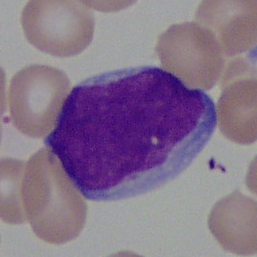
%> input picture Databases/ALL-IDB 2/Im018_1.tif, 257 x 257 px
$ octave --eval "result = Amin_WBC(imread('Databases/ALL-IDB 2/Im018_1.tif'));"   (GNU Octave 9; MATLAB toolbox functions it lacks are replaced by stand-ins)
%> lines starting %> are read from the running program, lines starting %| are printed output that depends on the picture; in (x1, y1, x2, y2) boxes, pixels count from 0 and x2, y2 are one past the last pixel; in counts of white or black regions, pixels touching at a corner belong together; the program's own positions count from 1
function [ PP ] = Amin_WBC( Im )
% Im = imread('Im018_1.tif');
R = Im(:,:,1);
%% Pre-processing
HSV = rgb2hsv(Im);
%> HSV: size 257x257x3 double; mean H, S, V 0.65, 0.232, 0.569
H = HSV(:,:,1);
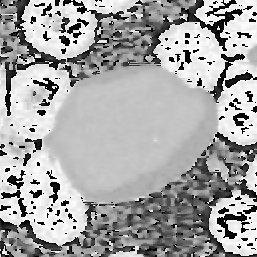
%> H: size 257x257 double; min 0, max 0.994, mean 0.65
S = HSV(:,:,2);
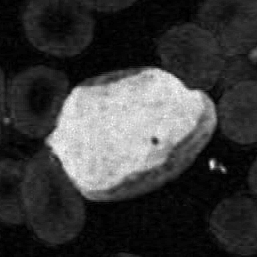
%> S: size 257x257 double; min 0, max 1, mean 0.232
V = HSV(:,:,3);
V_equalize = histeq(V);
HSV1 = cat(3,H,S,V_equalize);
%> HSV1: size 257x257x3 double; mean H, S, V 0.65, 0.232, 0.504
%imshow(Im);
RGB = hsv2rgb(HSV1);
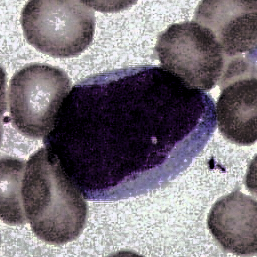
%> RGB: size 257x257x3 double; mean R, G, B 0.485, 0.457, 0.486
%imshow(RGB);
%% Nucleus Segmentation
HSV_NS = rgb2hsv(RGB);
%> HSV_NS: size 257x257x3 double; mean H, S, V 0.636, 0.217, 0.504
ab = double(HSV_NS(:,:,1:2));
nrows = (size(ab,1));
%> nrows = 257
ncols = (size(ab,2));
%> ncols = 257
ab = reshape(ab, nrows*ncols,2);
nGrupos = 4;
   %% K-means
[idx, center] = kmeans(ab, nGrupos, 'distance', 'sqEuclidean',...
    'Replicates',4);
%> center = [0.9 0.147; 0.76 0.755; 0.104 0.0558; 0.561 0.039]
pixel_labels = reshape(idx, nrows, ncols);
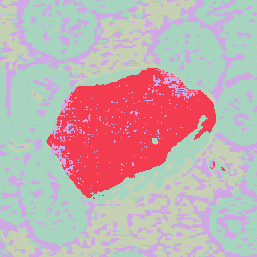
%> pixel_labels: size 257x257 double; 4 distinct labels, from 1 to 4; one colour per label, 0 black
%% Calculo vermelho
i = 1;
soma2 = [1 2 3 4];
for j = 1:nGrupos
      soma(2,j) =  sum(R(pixel_labels == j));
      suma(j) = sum(pixel_labels(pixel_labels == j));
end
%> after the loop, soma = [0 0 0 0; 3752185 993138 2112090 2006838]; suma = [26878 24084 42996 51188]
soma(1,:) = soma2;
soma(3,:) = suma;
[x, y] = size(soma);
%> x = 3; y = 4
for i = 1:x
    for j = 1:y
%         if (soma(i,j) == minimo)
            valor = soma(2,j);
            media(2,j) = valor/soma(3,j);
%         end
    end
end
%> this loop made 3 passes
%> after the loop, media = [0 0 0 0; 139.6 41.24 49.12 39.21]
media(1,:) = soma2;
minimo = min(media(2,:));
%> minimo = 39.21
[a,b] = size(media);
%> a = 2; b = 4
for i = 1:a
    for j = 1:b
        if (media(i,j) == minimo)
            val = media(1,j);
        end
    end
end
%> this loop made 2 passes
%> after the loop, val = 4

%% Pegando o nucleo
[t,r] = size(pixel_labels);
%> t = 257; r = 257
for i = 1:t
    for j = 1:r
       if(pixel_labels(i,j) == val)
        Final(i,j) = 0;
       else
        Final(i,j) = 1;
       end
    end
end
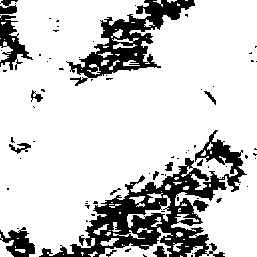
%> Final: size 257x257 double; values 0 (black) and 1 (white), 80.6% white; 76 black regions (62 under 20 px), largest, box (x1, y1, x2, y2) and area: (39, 130, 247, 257) 7254, (66, 0, 195, 86) 3337, (0, 15, 33, 70) 742


mean_cluster_value = mean(center,2);
%> mean_cluster_value = [0.523; 0.758; 0.0797; 0.3]
[tmp, idx] = sort(mean_cluster_value);
%> tmp = [0.0797; 0.3; 0.523; 0.758]; idx = [3; 4; 1; 2]
nuclei_cluster = idx(3);
%> nuclei_cluster = 1

[u,v] = size(V);
%> u = 257; v = 257
for i = 1:u
    for j = 1:v
           if pixel_labels(i,j) == nuclei_cluster
              A(i,j) = 1;
           else
              A(i,j) = 0;
           end
    end
end
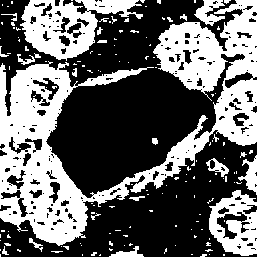
%> A: size 257x257 double; values 0 (black) and 1 (white), 40.7% white; 148 white regions (126 under 20 px), largest, box (x1, y1, x2, y2) and area: (0, 0, 257, 246) 19185, (20, 0, 143, 61) 3533, (209, 190, 257, 256) 1877
%figure, imshow(A);
%% Pos-processamento
A = imcomplement(A);
se = strel('disk',7);
PP = imopen(A, se);
%> PP: size 257x257 double; values 0 (black) and 1 (white), 39.4% white; 8 white regions, largest, box (x1, y1, x2, y2) and area: (48, 68, 214, 194) 12876, (61, 162, 233, 257) 7646, (81, 0, 196, 74) 3400
PP = imclose(PP, se);
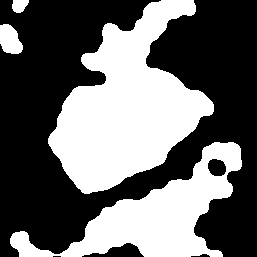
%> PP: size 257x257 double; values 0 (black) and 1 (white), 41.1% white; 4 white regions, box (x1, y1, x2, y2) and area: (48, 0, 214, 194) 16905, (10, 142, 242, 257) 9529, (0, 24, 23, 54) 516, (12, 0, 29, 13) 170
%figure, imshow(PP);

end

$ run again, on Databases/ALL-IDB 2/Im001_1.tif
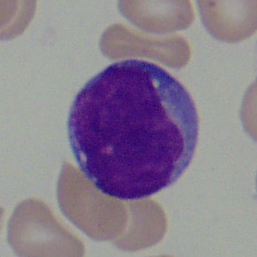
%> input picture Databases/ALL-IDB 2/Im001_1.tif, 257 x 257 px
%> HSV: size 257x257x3 double; mean H, S, V 0.469, 0.203, 0.59
%> HSV1: size 257x257x3 double; mean H, S, V 0.469, 0.203, 0.509
%> HSV_NS: size 257x257x3 double; mean H, S, V 0.452, 0.184, 0.509
%> center = [0.367 0.0296; 0.91 0.0922; 0.754 0.833; 0.115 0.0798]
%> pixel_labels: size 257x257 double; 4 distinct labels, from 1 to 4
%> after the loop in Amin_WBC, `for j = 1:nGrupos`: soma = [0 0 0 0; 3076971 1946352 792578 3374594]; suma = [19130 28288 31620 88940]
%> x = 3; y = 4
%> the loop in Amin_WBC, `for i = 1:x` made 3 passes
%> after the loop in Amin_WBC, `for i = 1:x`: media = [0 0 0 0; 160.8 68.8 25.07 37.94]
%> minimo = 25.07
%> a = 2; b = 4
%> the loop in Amin_WBC, `for i = 1:a` made 2 passes
%> after the loop in Amin_WBC, `for i = 1:a`: val = 3
%> after the loop in Amin_WBC, `for i = 1:t`:
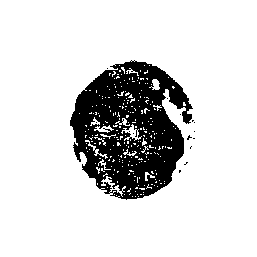
%> Final: size 257x257 double; values 0 (black) and 1 (white), 84% white; 15 black regions (14 under 20 px), largest, box (x1, y1, x2, y2) and area: (70, 60, 193, 200) 10503
%> mean_cluster_value = [0.198; 0.501; 0.794; 0.0976]
%> tmp = [0.0976; 0.198; 0.501; 0.794]; idx = [4; 1; 2; 3]
%> nuclei_cluster = 2
%> in Amin_WBC, `PP = imclose(PP, se);`:
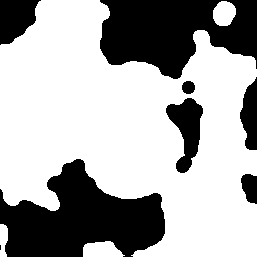
%> PP: size 257x257 double; values 0 (black) and 1 (white), 66.1% white; 8 black regions (1 under 20 px), largest, box (x1, y1, x2, y2) and area: (0, 159, 165, 257) 9692, (100, 0, 257, 79) 8510, (166, 98, 203, 173) 1474

$ run again, on Databases/ALL-IDB 2/Im004_1.tif
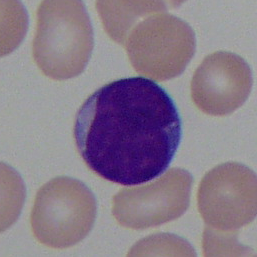
%> input picture Databases/ALL-IDB 2/Im004_1.tif, 257 x 257 px
%> HSV: size 257x257x3 double; mean H, S, V 0.639, 0.183, 0.57
%> HSV1: size 257x257x3 double; mean H, S, V 0.639, 0.183, 0.507
%> HSV_NS: size 257x257x3 double; mean H, S, V 0.623, 0.163, 0.507
%> center = [0.575 0.0389; 0.11 0.0553; 0.742 0.835; 0.906 0.141]
%> pixel_labels: size 257x257 double; 4 distinct labels, from 1 to 4
%> after the loop in Amin_WBC, `for j = 1:nGrupos`: soma = [0 0 0 0; 2596337 2210186 395723 3863208]; suma = [16734 30474 19425 110412]
%> x = 3; y = 4
%> the loop in Amin_WBC, `for i = 1:x` made 3 passes
%> after the loop in Amin_WBC, `for i = 1:x`: media = [0 0 0 0; 155.2 72.53 20.37 34.99]
%> minimo = 20.37
%> a = 2; b = 4
%> the loop in Amin_WBC, `for i = 1:a` made 2 passes
%> after the loop in Amin_WBC, `for i = 1:a`: val = 3
%> after the loop in Amin_WBC, `for i = 1:t`:
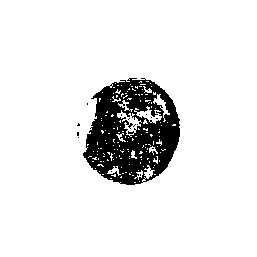
%> Final: size 257x257 double; values 0 (black) and 1 (white), 90.2% white; 17 black regions (16 under 20 px), largest, box (x1, y1, x2, y2) and area: (83, 78, 180, 185) 6439
%> mean_cluster_value = [0.307; 0.0828; 0.788; 0.524]
%> tmp = [0.0828; 0.307; 0.524; 0.788]; idx = [2; 1; 4; 3]
%> nuclei_cluster = 4
%> in Amin_WBC, `PP = imclose(PP, se);`:
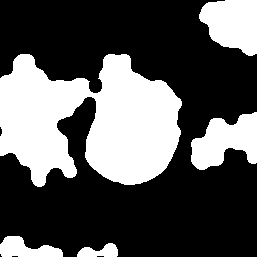
%> PP: size 257x257 double; values 0 (black) and 1 (white), 34% white; 5 white regions, box (x1, y1, x2, y2) and area: (0, 54, 182, 187) 16379, (199, 0, 257, 56) 2455, (191, 112, 257, 170) 2444, (0, 236, 63, 257) 832, (77, 243, 118, 257) 375

$ run again, on Databases/ALL-IDB 2/Im010_1.tif
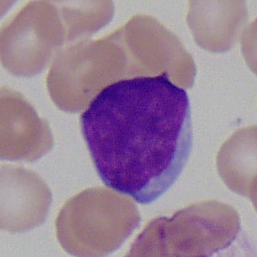
%> input picture Databases/ALL-IDB 2/Im010_1.tif, 257 x 257 px
%> HSV: size 257x257x3 double; mean H, S, V 0.692, 0.218, 0.635
%> HSV1: size 257x257x3 double; mean H, S, V 0.692, 0.218, 0.502
%> HSV_NS: size 257x257x3 double; mean H, S, V 0.676, 0.201, 0.502
%> center = [0.93 0.165; 0.0751 0.0611; 0.762 0.784; 0.7 0.0716]
%> pixel_labels: size 257x257 double; 4 distinct labels, from 1 to 4
%> after the loop in Amin_WBC, `for j = 1:nGrupos`: soma = [0 0 0 0; 5150786 2561201 727831 1730335]; suma = [32686 30688 23865 40256]
%> x = 3; y = 4
%> the loop in Amin_WBC, `for i = 1:x` made 3 passes
%> after the loop in Amin_WBC, `for i = 1:x`: media = [0 0 0 0; 157.6 83.46 30.5 42.98]
%> minimo = 30.5
%> a = 2; b = 4
%> the loop in Amin_WBC, `for i = 1:a` made 2 passes
%> after the loop in Amin_WBC, `for i = 1:a`: val = 3
%> mean_cluster_value = [0.547; 0.0681; 0.773; 0.386]
%> tmp = [0.0681; 0.386; 0.547; 0.773]; idx = [2; 4; 1; 3]
%> nuclei_cluster = 1
%> in Amin_WBC, `PP = imclose(PP, se);`:
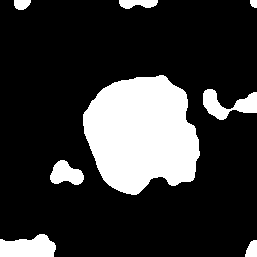
%> PP: size 257x257 double; values 0 (black) and 1 (white), 20.4% white; 8 white regions, largest, box (x1, y1, x2, y2) and area: (83, 75, 200, 195) 10480, (0, 234, 56, 257) 1000, (203, 89, 257, 120) 829
